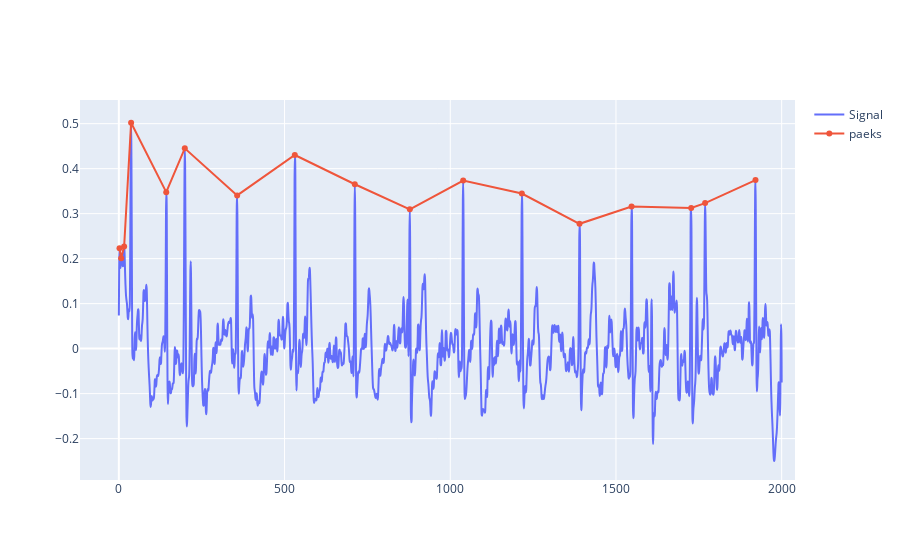

Notebook cell for this chart:
### Markdown cell above
# Finding picks

### Code cell
minimal_peak_value = 0.2
peaks, _ = find_peaks(filttered_BPF, height=minimal_peak_value)


#print(peaks)
fig = go.Figure()
fig.add_trace(go.Scatter(
            y = filttered_BPF,
            line =  dict(shape =  'spline' ),
            name = 'Signal'
            ))
fig.add_trace(go.Scatter(
            x = peaks,
            y = filttered_BPF[peaks],
            name = 'paeks'
            ))
fig.show()

### Figure 1 — Plotly figure (JSON) as saved in the notebook; plotly's stock layout.template omitted (floating-point values rounded to 4 significant figures; data arrays with more than 128 entries replaced by an {"elided": "..."} marker saying what was removed)
{"data": [{"line": {"shape": "spline"}, "name": "Signal", "type": "scatter", "y": {"elided": "2001 float values"}}, {"name": "paeks", "type": "scatter", "x": [2, 7, 16, 37, 143, 199, 357, 531, 712, 878, 1039, 1216, 1390, 1547, 1727, 1769, 1921], "y": [0.2233, 0.201, 0.227, 0.5021, 0.3478, 0.4452, 0.3405, 0.4303, 0.3653, 0.3095, 0.3736, 0.3448, 0.2774, 0.316, 0.3128, 0.3234, 0.3747]}], "layout": {}}
